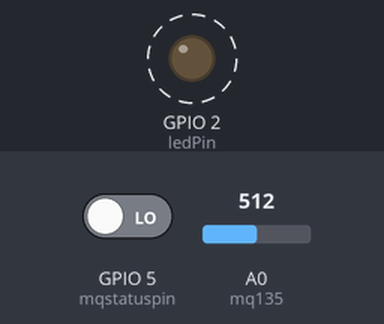
Recording of a sketch running on a simulated ESP8266 (NodeMCU). Parts: output pins drawn as LEDs (lit = HIGH). Dashed ring = blinking. Inputs (shaded band) come from the test bench; at power-on: GPIO 5 (mqstatuspin) LOW, A0 (mq135) = 512. WiFi joins after 1.5 s; servers stay silent unless stated; what the sketch prints to the serial monitor is not drawn.

Above: at 1.65 s.
Timing chart, 0 to 4.5 s (numbered marks = the images above):
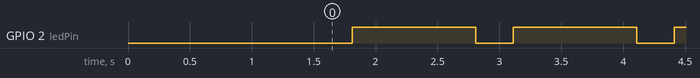

The sketch:

AQMSHost3MQ135.ino
```cpp
#include <FirebaseArduino.h>

#include  <ESP8266WiFi.h>

#define FIREBASE_HOST "XXXXXXXXX.firebaseio.com"
#define FIREBASE_AUTH "Enter secret code here"


char ssid[] = "SSID1";           // SSID of your home WiFi
char pass[] = "Pass1";            // password of your home WiFi
char ssid1[] = "SAM";               // SSID of your home WiFi
char pass1[] = "1234556789";
int timeout=0;
const int mq135 = A0;
const int mqstatuspin = 5; //D1
byte ledPin = 2;
int failed;
int conn = 0;

void setup() {
  Serial.begin(115200);
  pinMode(mq135, INPUT);
  pinMode(mqstatuspin, INPUT);
  // connect to wifi.
  WiFi.begin(ssid, pass);
  Serial.print("Connecting to ");Serial.print(ssid);
  while (WiFi.status() != WL_CONNECTED) {
    digitalWrite(ledPin, HIGH);
    Serial.print(".");
    delay(500);
    digitalWrite(ledPin, LOW);
    timeout++;
    if(timeout > 15){
      break;
    }
  }
  if( timeout > 15 ){
     Serial.print("\n\nCouldn't connect to ");
     Serial.println(ssid);
     Serial.print("Connecting to ");
     Serial.print(ssid1);
     WiFi.begin(ssid1, pass1);                 // connects to the SAM
     while (WiFi.status() != WL_CONNECTED) {
       digitalWrite(ledPin, HIGH);
       Serial.print(".");
       delay(500);
       digitalWrite(ledPin, LOW);
     }
  }
  Serial.println("\nConnected to Wi-Fi!");
  Serial.print("Status: "); Serial.println(WiFi.status());    // Network parameters
  Serial.print("IP: ");     Serial.println(WiFi.localIP());
  Serial.print("Subnet: "); Serial.println(WiFi.subnetMask());
  Serial.print("Gateway: "); Serial.println(WiFi.gatewayIP());
  Serial.print("SSID: "); Serial.println(WiFi.SSID());
  Serial.print("Signal: "); Serial.println(WiFi.RSSI());
  pinMode(ledPin, OUTPUT);
  Firebase.begin(FIREBASE_HOST, FIREBASE_AUTH);

}

void loop() {
  failed = 0;
  digitalWrite(ledPin, LOW);    // to show the communication only
  //############ MQ7 SENSOR ############################
  int sensorValue = analogRead(A0);
  int mqstatus = digitalRead(mqstatuspin);

  Serial.print("MQ135 value: ");
  Serial.println(sensorValue);
  Serial.print("MQ135 status: ");
  Serial.println(mqstatus);
//#####################################################
  Firebase.setFloat("Host3/Status", conn);
  Firebase.setFloat("Host3/CO", sensorValue);
  if (Firebase.failed()) {
      failed = 1;
      conn = 0;
      Serial.print("setting /CO failed:");
      Serial.println(Firebase.error());
      return;
  }
  if( failed == 0 ){
    digitalWrite(ledPin, HIGH);
    conn = 1;
  }
  delay(1000);

  //Firebase.setFloat("Host1/Temperature", t);
  //if (Firebase.failed()) {
     // Serial.print("setting /temperature failed:");
     // Serial.println(Firebase.error());
     // return;
  //}
  //delay(1000);

  // remove value
  //Firebase.remove("number");
  //delay(1000);

  //Firebase.pushString("/DHT11/Humidity", fireHumid);                                  //setup path and send readings
  //Firebase.pushString("/DHT11/Temperature", fireTemp);                                //setup path and send readings
}
```

Measured:
- by itself, GPIO 2 (ledPin): alternates HIGH for 1.0 s and LOW for 0.30 s
